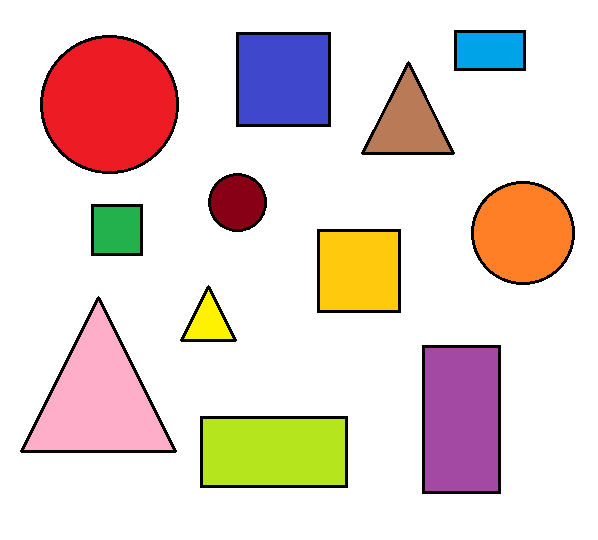
#> input picture Resources/Formas.png, 598 x 540 px
$ python chapter8.py
#> lines starting #> are read from the running program, lines starting #| are printed output that depends on the picture; after the words box and inside, x2 and y2 are one past the last pixel; in counts of white or black regions, pixels touching at a corner belong together
import cv2
import numpy as np

def stackImages(scale,imgArray):
    rows = len(imgArray)
    cols = len(imgArray[0])
    rowsAvailable = isinstance(imgArray[0], list)
    width = imgArray[0][0].shape[1]
    height = imgArray[0][0].shape[0]
    if rowsAvailable:
        for x in range ( 0, rows):
            for y in range(0, cols):
                if imgArray[x][y].shape[:2] == imgArray[0][0].shape [:2]:
                    imgArray[x][y] = cv2.resize(imgArray[x][y], (0, 0), None, scale, scale)
                else:
                    imgArray[x][y] = cv2.resize(imgArray[x][y], (imgArray[0][0].shape[1], imgArray[0][0].shape[0]), None, scale, scale)
                if len(imgArray[x][y].shape) == 2: imgArray[x][y]= cv2.cvtColor( imgArray[x][y], cv2.COLOR_GRAY2BGR)
        imageBlank = np.zeros((height, width, 3), np.uint8)
        hor = [imageBlank]*rows
        hor_con = [imageBlank]*rows
        for x in range(0, rows):
            hor[x] = np.hstack(imgArray[x])
        ver = np.vstack(hor)
    else:
        for x in range(0, rows):
            if imgArray[x].shape[:2] == imgArray[0].shape[:2]:
                imgArray[x] = cv2.resize(imgArray[x], (0, 0), None, scale, scale)
            else:
                imgArray[x] = cv2.resize(imgArray[x], (imgArray[0].shape[1], imgArray[0].shape[0]), None,scale, scale)
            if len(imgArray[x].shape) == 2: imgArray[x] = cv2.cvtColor(imgArray[x], cv2.COLOR_GRAY2BGR)
        hor= np.hstack(imgArray)
        ver = hor
    return ver

def getContours(img):
    contours,hierarchy = cv2.findContours(img,cv2.RETR_EXTERNAL,cv2.CHAIN_APPROX_NONE)
    for cnt in contours:
        area = cv2.contourArea(cnt)
        print(area)
        if area > 500:
            cv2.drawContours(imgContour, cnt, -1, (255, 0, 0), 3)
            peri = cv2.arcLength(cnt,True)
            #print(peri)
            approx = cv2.approxPolyDP(cnt,0.02*peri,True)
            print(len(approx))
            objCor = len(approx)
            x,y,w,h = cv2.boundingRect(approx)

            if objCor == 3: objectType = "Tri"
            elif objCor == 4:
                aspRatio = w/float(h)
                if aspRatio > 0.95 and aspRatio < 1.05: objectType = "Square"
                else: objectType = "Rectangle"
            elif objCor > 4: objectType = "Circle"
            else: objectType = "None"

            cv2.rectangle(imgContour,(x,y),(x+w,y+h),(0,255,0),2)
            cv2.putText(imgContour,objectType,
                        (x+(w//2)-10,y+(h//2)-10),cv2.FONT_HERSHEY_COMPLEX,0.6,
                         (0,0,0),2)


path = "Resources/Formas.png"
img = cv2.imread(path)
#> img is the input picture: shape (540, 598, 3); mean B, G, R 208.4, 213.7, 230.3
imgContour = img.copy()

imgGray = cv2.cvtColor(img,cv2.COLOR_BGR2GRAY)
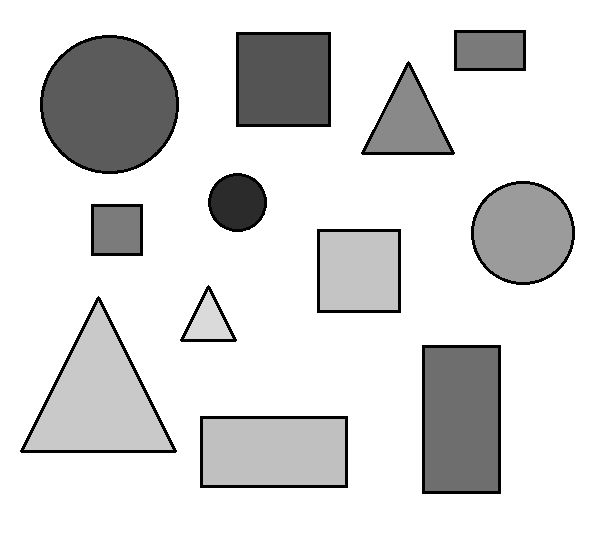
#> imgGray: shape (540, 598); min 0, max 255, mean 218
imgBlur = cv2.GaussianBlur(imgGray,(7,7),1)
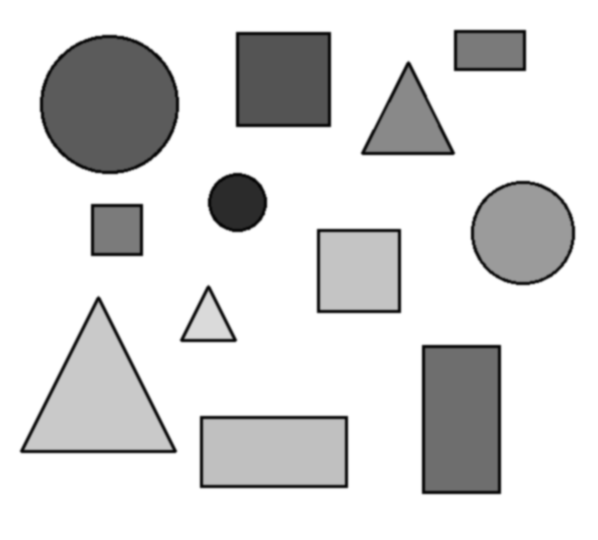
#> imgBlur: shape (540, 598); min 7, max 255, mean 218
imgCanny = cv2.Canny(imgBlur,50,50)
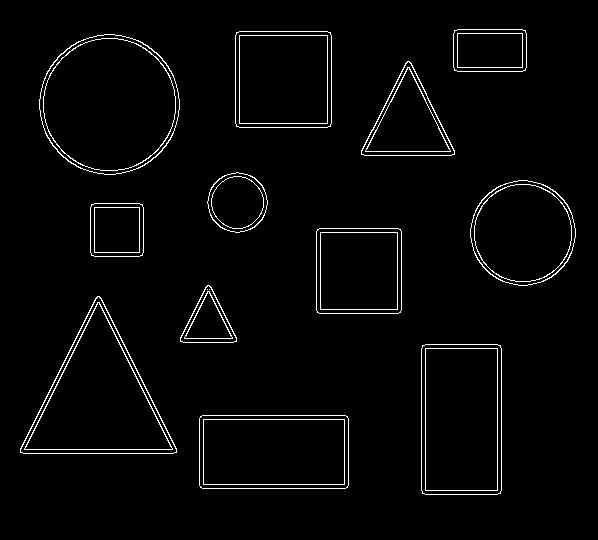
#> imgCanny: shape (540, 598); 2.6% white in thin lines or dots, all inside (x1, y1, x2, y2) = (20, 29, 576, 495)
getContours(imgCanny)
#> in getContours, `contours,hierarchy = cv2.findContours(img,cv2.RETR_EXTERNAL,cv2.CHAIN_..`: contours = 12 contours; largest, box (x1, y1, x2, y2) and area: (39, 34, 180, 175) 15295, (20, 296, 177, 454) 12858, (421, 344, 502, 495) 11976, (199, 415, 349, 489) 10861, (235, 31, 332, 128) 9192
#> the loop in getContours, `for cnt in contours:` made 12 passes
#> (area, peri, approx, objCor, x, y, w, h) on passes 1, 2, 5, 6, 11, 12: (10861, 439.3, [[199, 418], [202, 488], [348, 485], [345, 415]], 4, 199, 415, 150, 74), (11976, 455.3, [[422, 345], [422, 493], [500, 493], [500, 345]], 4, 422, 345, 79, 149), (7209, 335.3, [[317, 229], [317, 312], [400, 312], [400, 229]], 4, 317, 229, 84, 84), (2785, 207.3, [[91, 204], [91, 255], [142, 255], [142, 204]], 4, 91, 204, 52, 52), (9192, 379.3, [[236, 32], [236, 126], [330, 126], [330, 32]], 4, 236, 32, 95, 95), (3042, 225.3, [[454, 30], [454, 70], [525, 70], [525, 30]], 4, 454, 30, 72, 41)
#> (area, peri, approx, objCor, x, y, w, h) on passes 3, 4, 9: (12858, 534.6, [[97, 296], [20, 452], [176, 452]], 3, 20, 296, 157, 157), (1808, 193.2, [[207, 285], [180, 341], [236, 341]], 3, 180, 285, 57, 57), (4713.5, 319.5, [[407, 61], [361, 154], [454, 154]], 3, 361, 61, 94, 94)
#> (printed output is left out)
#> after the loop in getContours, `for cnt in contours:`:
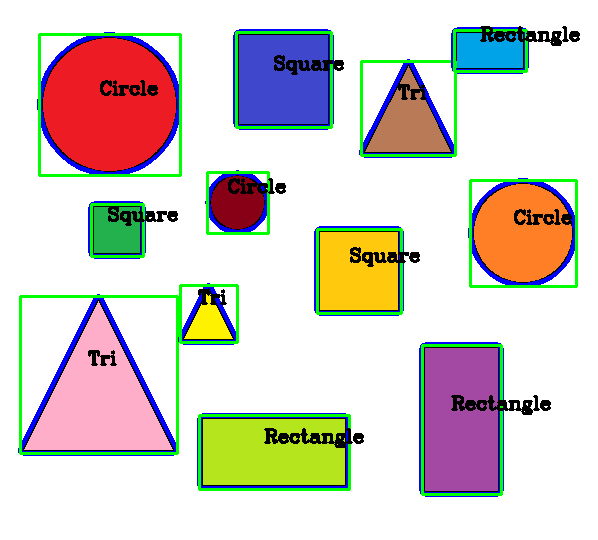
#> imgContour: shape (540, 598, 3); 9.36% of pixels changed, all inside (x1, y1, x2, y2) = (18, 26, 580, 497)

imgBlank = np.zeros_like(img)
imgStack = stackImages(0.6,([img,imgGray,imgBlur],
                            [imgCanny,imgContour,imgBlank]))
#> after the loop in stackImages, `for x in range(0, rows):`: hor = 2 items
#> in stackImages, `ver = np.vstack(hor)`:
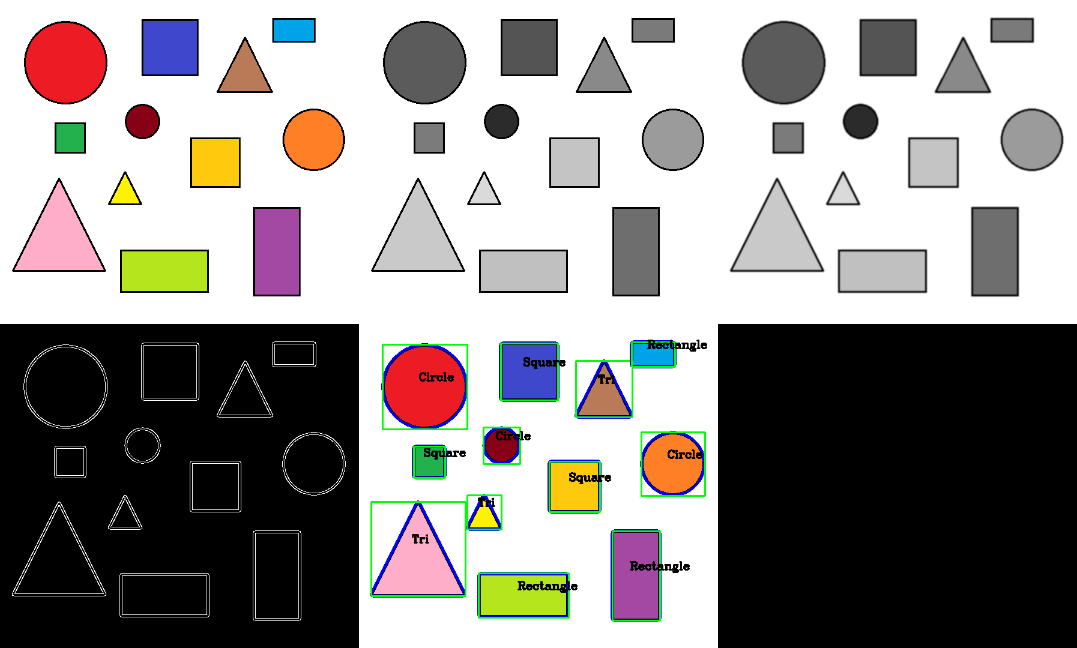
#> ver: shape (648, 1077, 3); mean of channels 0, 1, 2 141.9, 143.9, 147.7; drawn as B, G, R

cv2.imshow("Stack",imgStack)
cv2.waitKey(0)

$ run again, with Resources/Cartas.jpg saved as Resources/Formas.png
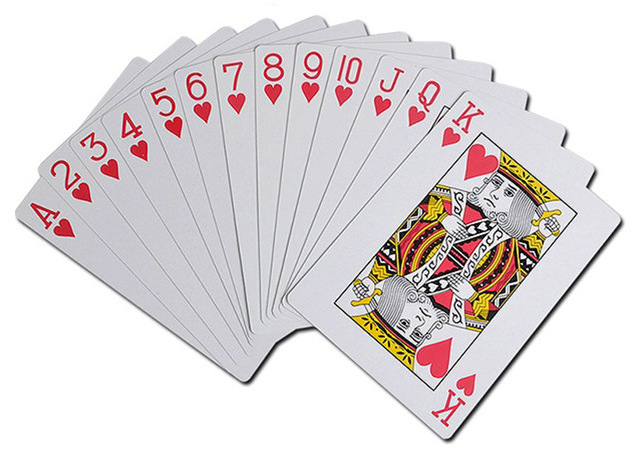
#> input picture Resources/Cartas.jpg, 638 x 461 px
#> img is the input picture: shape (461, 638, 3); mean B, G, R 219.1, 218.3, 224.7
#> `imgCanny = cv2.Canny(imgBlur,50,50)`:
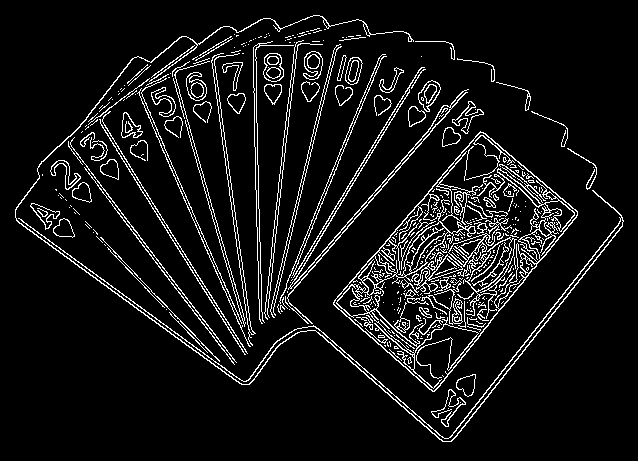
#> imgCanny: shape (461, 638); 7.9% white in thin lines or dots, all inside (x1, y1, x2, y2) = (15, 15, 624, 442)
#> contours = 162 contours, 125 with area under 20; largest, box (x1, y1, x2, y2) and area: (333, 131, 578, 392) 30272, (15, 15, 624, 442) 1218, (287, 56, 469, 324) 508, (263, 53, 284, 82) 454, (418, 80, 441, 112) 402
#> the loop in getContours, `for cnt in contours:` made 162 passes
#> (area, peri, approx, objCor, x, y, w, h) on pass 48: (30272, 740.9, [[480, 131], [333, 302], [432, 391], [577, 215]], 4, 333, 131, 245, 261)
#> (printed output is left out)
#> after the loop in stackImages, `for x in range(0, rows):`: hor = 2 items
#> in stackImages, `ver = np.vstack(hor)`:
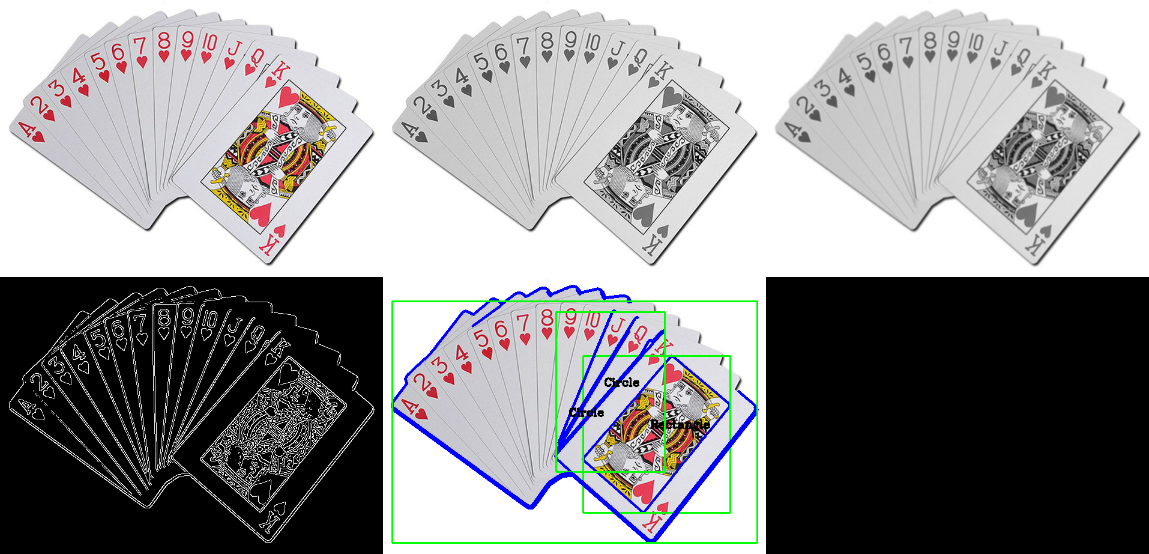
#> ver: shape (554, 1149, 3); mean of channels 0, 1, 2 148.8, 147.8, 148.2; drawn as B, G, R
